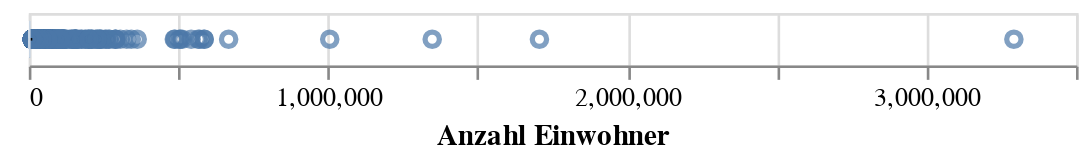

Notebook cell for this chart:
### Code cell
#| echo: true 
#| code-fold: true
# Boxplot 
box = alt.Chart(df_analyse_gemeinde_orig).mark_boxplot().encode(
    x='Anzahl Einwohner',
)
box

### Figure 1 — Vega-Lite specification as saved in the notebook (floating-point values rounded to 4 significant figures; data arrays with more than 128 entries replaced by an {"elided": "..."} marker saying what was removed)
{"config": {"view": {"continuousWidth": 400, "continuousHeight": 300}}, "data": {"name": "data-86bf9fa126a92a3d6bea597befa65c8a"}, "mark": "boxplot", "encoding": {"x": {"field": "Anzahl Einwohner", "type": "quantitative"}}, "$schema": "https://vega.github.io/schema/vega-lite/v4.17.0.json", "datasets": {"data-86bf9fa126a92a3d6bea597befa65c8a": {"elided": "11339 records"}}}
